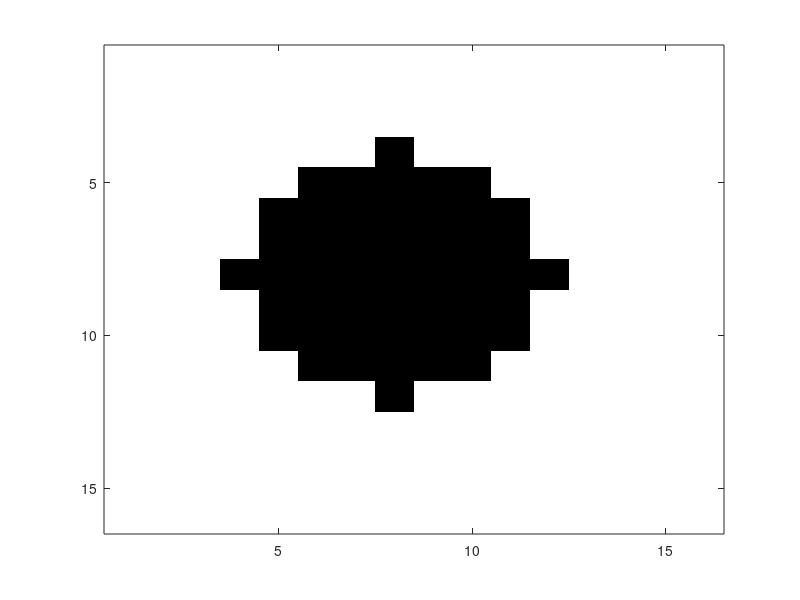

Here is the MATLAB script that generated this plot: (Note: this script raises an error after producing the figure.)
clear;
n = 16;
C = [0,0,0;0.5,0.5,0.5;1,1,1];

%%%%%%%%%%%%%%%%%%%%%%%%%%%%%%%%%%%%%%%%%%%%%%%%%%%%%%%%%%%%%%%%%%%%%%%%%
% Create circle with pixels.
for i = [1:n]
    for j = [1:n]
        if ( (i - n/2)^2 + (j - n/2)^2) <= (n/4)^2
            M(i,j) = 0;
        else
            M(i,j) = 1;
        end
    end
end

figure(1);clf;
  imagesc(M);
  colormap(C);

saveplots('Antialias2DI_before.png',n)
%%%%%%%%%%%%%%%%%%%%%%%%%%%%%%%%%%%%%%%%%%%%%%%%%%%%%%%%%%%%%%%%%%%%%%%%%

%%%%%%%%%%%%%%%%%%%%%%%%%%%%%%%%%%%%%%%%%%%%%%%%%%%%%%%%%%%%%%%%%%%%%%%%%
% Modify matrix.

% The above code operates only on row 8.  To operate on all rows
% loop over all rows instead of using i = 8.
for i = [1:n]
    for j = [1:n-1]
        if (M(i,j) == 0)
            % Value to right is 1
            if (M(i,j+1) == 1)
                M(i,j) = 0.5;
            end
        end
    end
end
for i = [1:n]
    for j = [2:n] % Start at 2 and end at n
        if (M(i,j) == 0)
            % Value to left is 1
            if (M(i,j-1) == 1)
                M(i,j) = 0.5;
            end
        end
    end
end

figure(2);clf;
  imagesc(M);
  colormap(C);

saveplots('Antialias2DI_after.png',n)
%%%%%%%%%%%%%%%%%%%%%%%%%%%%%%%%%%%%%%%%%%%%%%%%%%%%%%%%%%%%%%%%%%%%%%%%%
